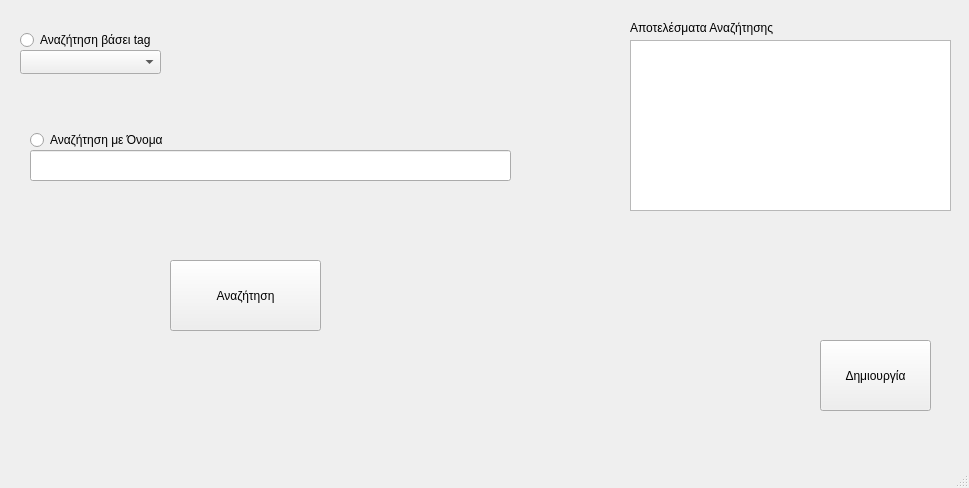
<?xml version="1.0" encoding="UTF-8"?>
<ui version="4.0">
 <class>MainWindow</class>
 <widget class="QMainWindow" name="MainWindow">
  <property name="geometry">
   <rect>
    <x>0</x>
    <y>0</y>
    <width>969</width>
    <height>488</height>
   </rect>
  </property>
  <property name="windowTitle">
   <string>MainWindow</string>
  </property>
  <widget class="QWidget" name="centralwidget">
   <widget class="QLineEdit" name="searchBar">
    <property name="geometry">
     <rect>
      <x>30</x>
      <y>150</y>
      <width>481</width>
      <height>31</height>
     </rect>
    </property>
    <property name="text">
     <string/>
    </property>
   </widget>
   <widget class="QPushButton" name="searchButton">
    <property name="geometry">
     <rect>
      <x>170</x>
      <y>260</y>
      <width>151</width>
      <height>71</height>
     </rect>
    </property>
    <property name="text">
     <string>Αναζήτηση</string>
    </property>
   </widget>
   <widget class="QComboBox" name="filterComboBox">
    <property name="geometry">
     <rect>
      <x>20</x>
      <y>50</y>
      <width>141</width>
      <height>24</height>
     </rect>
    </property>
   </widget>
   <widget class="QRadioButton" name="nameRadioButton">
    <property name="geometry">
     <rect>
      <x>30</x>
      <y>130</y>
      <width>141</width>
      <height>20</height>
     </rect>
    </property>
    <property name="text">
     <string>Αναζήτηση με Όνομα</string>
    </property>
   </widget>
   <widget class="QRadioButton" name="tagRadioButton">
    <property name="geometry">
     <rect>
      <x>20</x>
      <y>30</y>
      <width>151</width>
      <height>20</height>
     </rect>
    </property>
    <property name="text">
     <string>Αναζήτηση βάσει tag</string>
    </property>
   </widget>
   <widget class="QListWidget" name="showResultList">
    <property name="geometry">
     <rect>
      <x>630</x>
      <y>40</y>
      <width>321</width>
      <height>171</height>
     </rect>
    </property>
   </widget>
   <widget class="QLabel" name="searchResultsLabel">
    <property name="geometry">
     <rect>
      <x>630</x>
      <y>20</y>
      <width>151</width>
      <height>16</height>
     </rect>
    </property>
    <property name="text">
     <string>Αποτελέσματα Αναζήτησης</string>
    </property>
   </widget>
   <widget class="QPushButton" name="createButton">
    <property name="geometry">
     <rect>
      <x>820</x>
      <y>340</y>
      <width>111</width>
      <height>71</height>
     </rect>
    </property>
    <property name="text">
     <string>Δημιουργία</string>
    </property>
   </widget>
  </widget>
  <widget class="QMenuBar" name="menubar">
   <property name="geometry">
    <rect>
     <x>0</x>
     <y>0</y>
     <width>969</width>
     <height>33</height>
    </rect>
   </property>
  </widget>
  <widget class="QStatusBar" name="statusbar"/>
 </widget>
 <resources/>
 <connections/>
</ui>
